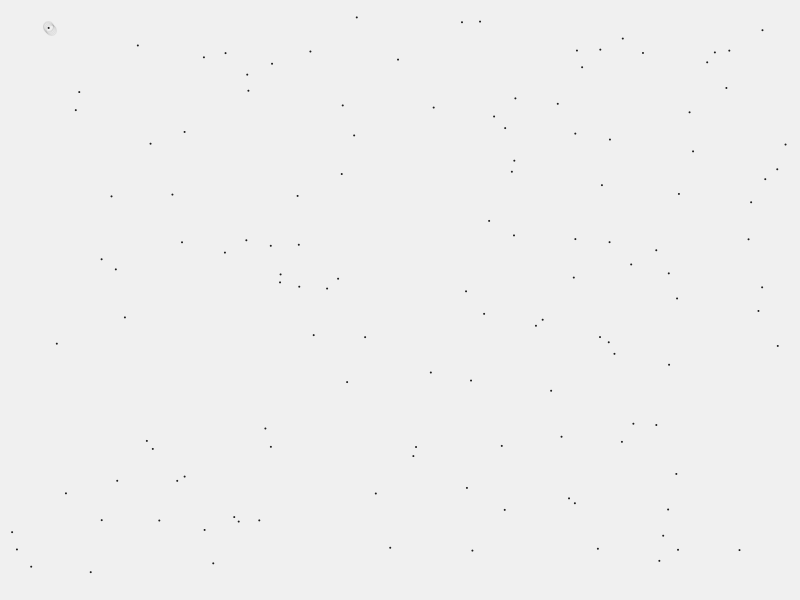
Frame 1 (no input)
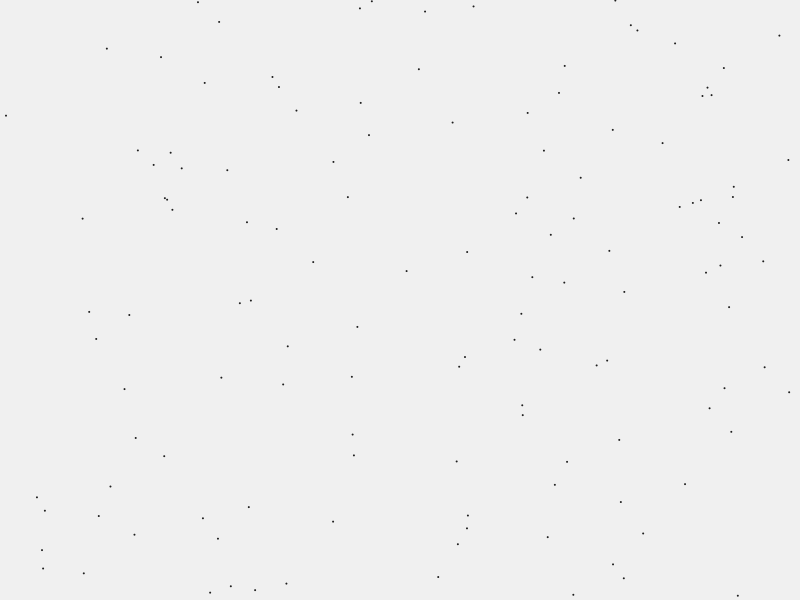
Frame 60 (the mouse pressed at the canvas centre just before this capture)
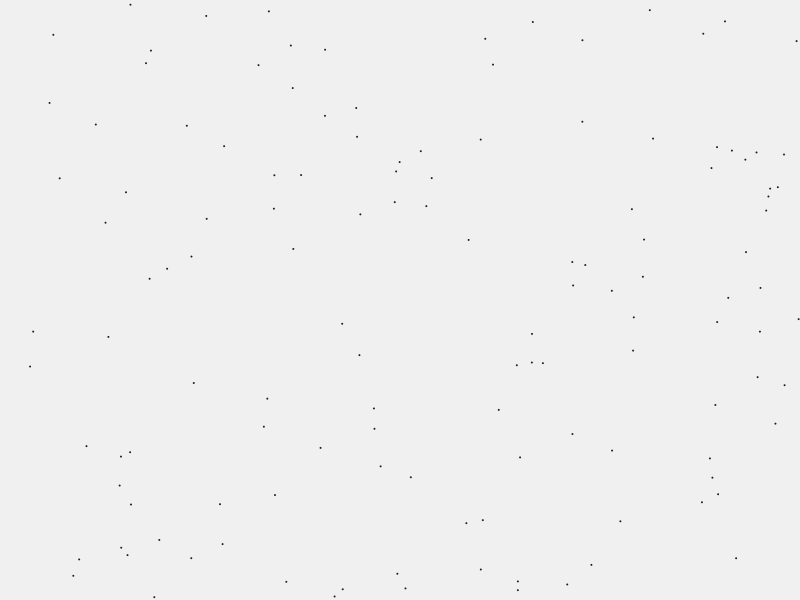
Frame 120 (the mouse held since frame 60 and released just before this capture)

The Processing sketch that drew these frames (run headless with seeded random() and noise(); from frame 60 on, the mouse is pressed at the canvas centre):

// Processing sketch: processing_90598
// ── processing_90598.pde

int n = 130;

float ballSize = 2;
float[] x = new float[n];
float[] y = new float[n];
float[] sx = new float[n];
float[] sy = new float[n];

boolean[] bc = new boolean [n];
boolean click =false ;


void setup() {
  size(800, 600);
  smooth();
  for (int i=0; i<n; i++) {
    x[i] = random(10, width-10);
    y[i] = random(10, height-10);
    sx[i] = random(-1, 1);
    sy[i] = random(-1, 1);
    bc[i]= (i%2==0);
  }
}



void move(){
  for (int i=0; i<n; i++) {
    x[i] += sx[i];
    y[i] += sy[i];

    if (x[i] < 0) { x[i] = 0; sx[i] = -sx[i]; }
    if (x[i] > width) { x[i] = width; sx[i] = -sx[i]; }
    if (y[i] < 0) { y[i] = 0; sy[i] = -sy[i]; }
    if (y[i] > height) { y[i] = height; sy[i] = -sy[i];}
   
    for (int j=0;j<n ;j++){
      float d =dist(x[i],y[i],x[j],y[j]);
      if(d<30){
        float f = map(d,0,30,0,0.5);
        sx[i] += random(-f,f);  
        sy[i] += random(-f,f);
        sx[i] = constrain(sx[i],-2,2);
        sy[i] = constrain(sy[i],-2,2);   
      }
      
      if (d<10 && i<j){
        boolean t = bc[i];
        bc[i]=bc[j];
        bc[j]=t;
      }
      
      float m =dist(mouseX,mouseY,x[i],y[i]);

      if(m<60&& mouseButton !=RIGHT){
        
        
        stroke(30,20);
        noFill();
        ellipse (x[i],y[i],10,10);
       
        float n = map(m,0,60,0,0.8);
        
        if(mouseX>x[i]){
        x[i] -=n; sx[i] = -sx[i]; 
        }
        if(mouseX<x[i]){
         x[i] +=n; sx[i] = -sx[i]; 
        }
        if(mouseY<y[i]){
         y[i] +=n; sy[i] = -sy[i]; 
        }
        if(mouseY>y[i]){
         y[i] -=n; sy[i] = -sy[i]; 
        }

       
      }
      
     }
  }
}




void draw() {
  background(240);
  
  for (int i=0; i<n; i++) {
      for (int j=0; j<n; j++) {
        float d = dist(x[i], y[i], x[j], y[j]);
        if (d < 80 && click==true) {
         
          //x[i] -= sx[i];
          //y[i] -= sy[i];
          float c = map(d, 0, 80, 20, 230);//map the distance with the transparency
          stroke(c);
          line(x[i], y[i], x[j], y[j]);
          
          if(c<20){
          
          sy[i] = random(-0.2, 0.2);

          sx[i] = random(-0.2, 0.2);

          }
        }
     }
  }
  
  for (int i=0; i<n; i++) {

     noStroke();
     fill(30);
         ellipse(x[i], y[i], ballSize, ballSize);
         
  }

   if (mouseButton == RIGHT && click == false) {
   
     for (int i=0; i<n; i++){

      float tx, ty;
      if (i == 0){
        tx = mouseX;
        ty = mouseY;
      } 
      else {
           tx = x[i-1];
           ty = y[i-1];
      }
    
     follow(i, tx, ty);

    }
  }


  if (mousePressed == true && click ==false) {
    
    if (mouseButton == LEFT) {
    click =true;
    mousePressed= false;
    }
  }
  
  if (mousePressed == true && click ==true) {
    if (mouseButton == LEFT) {
    click= false;
   
    }
  }
  
  move();
}


void follow (int i, float targetX, float targetY){
    float dx = targetX - x[i];
    float dy = targetY - y[i];
    x[i] += dx * 0.2;
    y[i] += dy * 0.2;
}
